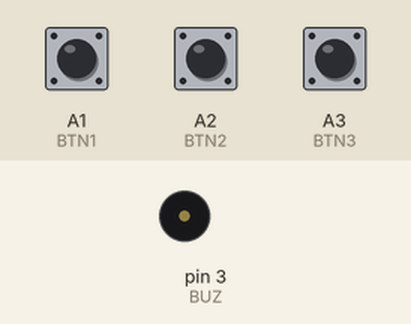
This sketch was run on a simulated Arduino Uno, built with avr-gcc and run on an emulated ATmega328P. On the bench: buzzer (waves = sounding). The inputs (shaded band) are chosen by the test bench; at power-on: A1 (BTN1) HIGH, A2 (BTN2) HIGH, A3 (BTN3) HIGH.

Above: at 6.2 s.
6.3 s: A1 (BTN1) pulled LOW for 0.15 s
At 6.8 s:
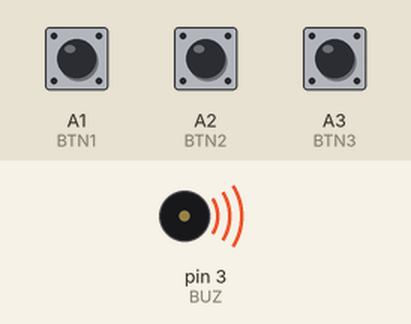
Timing chart, 0 to 9.3 s (numbered marks = the images above; inputs shaded):
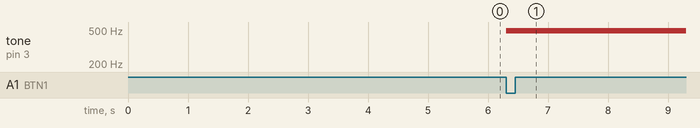

Measured:
- after the input at 6.3 s, tone on pin 3 (BUZ): silent → 490 Hz at once

The sketch:

13b_Shield_Multi_fun__es.ino
```cpp
/*
    * Shield Multi-funções:
    * Buzina liga em nível logico baixo.
    * Botões aciona em nível logico baixo.

    Manipulando a frequência de pulso com PWM, altere o som da buzina
    utilizando os três botões do Shield Multi-funções.

    # digitalWrite(pino, liga/desliga);
    # analogWrite(pino, angulo de pulso PWM)
    ### (angulo de pulso PWM = 0 até 255) ###
*/

#define BUZ 3     // definir pino "3" Arduino (apelidar de BTN_CIMA)
#define BTN1 A1   // definir pino "A1" Arduino (apelidar de BTN1)
#define BTN2 A2   // definir pino "A2" Arduino (apelidar de BTN2)
#define BTN3 A3   // definir pino "A3" Arduino (apelidar de BTN3)

void setup() {
  pinMode(BUZ, OUTPUT); // pino(porta, saída)
  pinMode(BTN1, INPUT); // pino(porta, entrada)
  pinMode(BTN2, INPUT); // pino(porta, entrada)
  pinMode(BTN3, INPUT); // pino(porta, entrada)

  digitalWrite(BUZ, LOW);  // liga buzina
  delay(5000);  // espera
  digitalWrite(BUZ, HIGH);  // desliga buzina
}

void loop() {
    // acionamento de botão
    if ( digitalRead(BTN1) == 0 ) {
      analogWrite(BUZ, 50); // liga buzina
      delay(1000);  // espera
      analogWrite(BUZ, 255);// desliga buzina
    }

    if ( digitalRead(BTN2) == 0 ) {
      analogWrite(BUZ, 100); // liga buzina
      delay(1000);  // espera
      analogWrite(BUZ, 255);// desliga buzina
    }

    if ( digitalRead(BTN3) == 0 ) {
      analogWrite(BUZ, 200); // liga buzina
      delay(1000);  // espera
      analogWrite(BUZ, 255);  // desliga buzina
    }
}
```

TESTE01.cpp
```cpp
#include <Arduino.h>
```

TESTE02.cpp
```cpp
#include <Arduino.h> 
```

TESTE03.cpp
```cpp
#include <Arduino.h>
```
